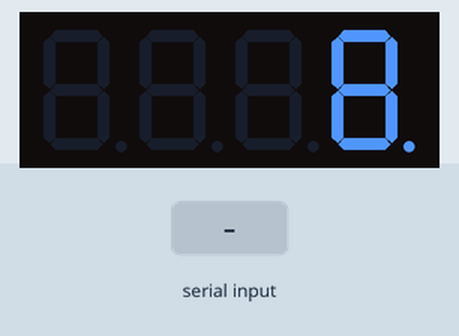
This sketch was run on a simulated Arduino Uno, built with avr-gcc and run on an emulated ATmega328P. Parts: 4-digit seven-segment display. The test bench sets the inputs (shaded band).

Above: at 0.7 s.
2.1 s: "1" received over Serial
At 2.7 s:
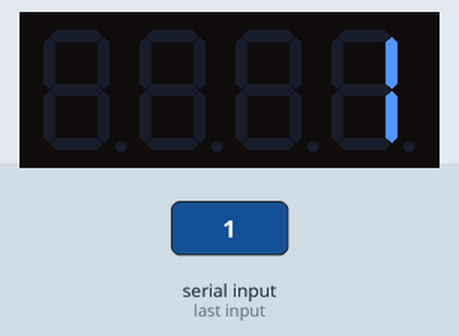
3.6 s: "0" received over Serial
At 4.8 s:
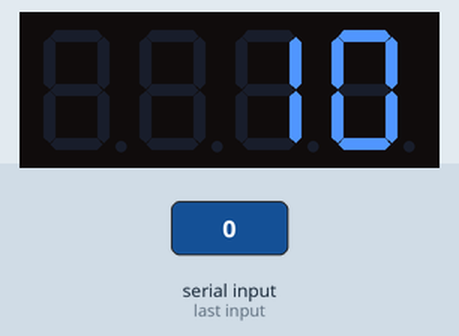
5.1 s: "2" received over Serial
At 6.2 s:
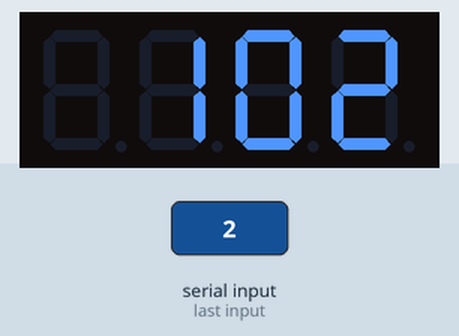
Timing chart, 0 to 8.1 s (numbered marks = the images above; inputs shaded):
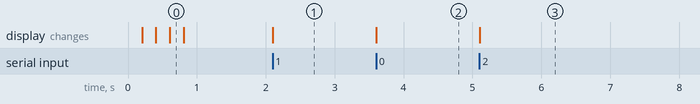

The sketch:

quadalphanum_trim.ino
```cpp
#include <Wire.h>
#include <Adafruit_GFX.h>
#include "Adafruit_LEDBackpack.h"

Adafruit_AlphaNum4 alpha4 = Adafruit_AlphaNum4();


void setup() {
  Serial.begin(9600);

  alpha4.begin(0x70);  // pass in the address

  alpha4.writeDigitRaw(3, 0x0);
  alpha4.writeDigitRaw(0, 0xFFFF);
  alpha4.writeDisplay();
  delay(200);
  alpha4.writeDigitRaw(0, 0x0);
  alpha4.writeDigitRaw(1, 0xFFFF);
  alpha4.writeDisplay();
  delay(200);
  alpha4.writeDigitRaw(1, 0x0);
  alpha4.writeDigitRaw(2, 0xFFFF);
  alpha4.writeDisplay();
  delay(200);
  alpha4.writeDigitRaw(2, 0x0);
  alpha4.writeDigitRaw(3, 0xFFFF);
  alpha4.writeDisplay();
  delay(200);

  alpha4.clear();
  alpha4.writeDisplay();

}

char displaybuffer[4] = {' ', ' ', ' ', ' '};


void loop() {
  while (! Serial.available()) return;

  char c = Serial.read();
  if (! isprint(c)) return; // only printable!


  displaybuffer[0] = displaybuffer[1];
  displaybuffer[1] = displaybuffer[2];
  displaybuffer[2] = displaybuffer[3];
  displaybuffer[3] = c;

  // set every digit to the buffer
  alpha4.writeDigitAscii(0, displaybuffer[0]);
  alpha4.writeDigitAscii(1, displaybuffer[1]);
  alpha4.writeDigitAscii(2, displaybuffer[2]);
  alpha4.writeDigitAscii(3, displaybuffer[3]);

  // write it out!
  alpha4.writeDisplay();
  delay(200);

}
```

Measured:
- after the input at 2.1 s, the display: changes at once (image 1)
- after the input at 3.6 s, the display: changes at once (image 2)
- after the input at 5.1 s, the display: changes at once (image 3)
